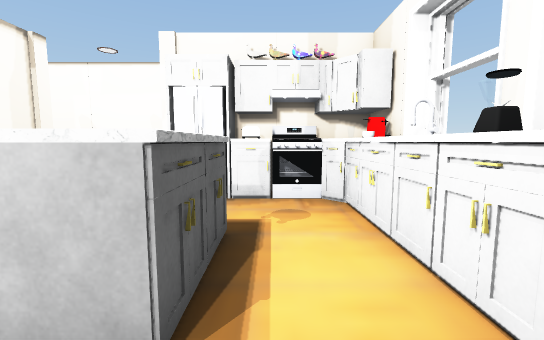
[1] (above)

23 first-person views from a walk through a scene from a Unity 3-D project. The camera is 1.3 m above the floor, tilts 6° down and sees 90° across. The floor is counted in squares, 1 m on a side. Each view is taken from the middle of a square. On the plan, view 1 faces up. The plan holds only what a view shows up to about 13 squares ahead; the rest is blank. The place goes on beyond the plan. Some animated figures are not drawn. Door leaves are left out, so doorways stand open. Some surface patterns are stand-ins.

[2]
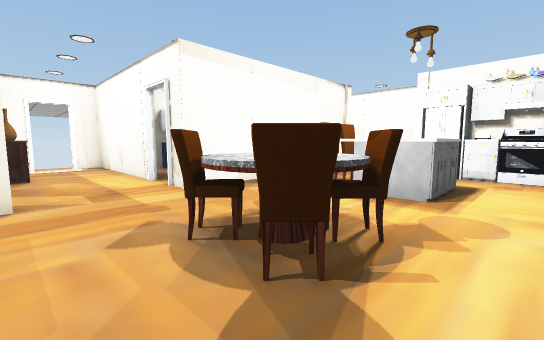

[3]
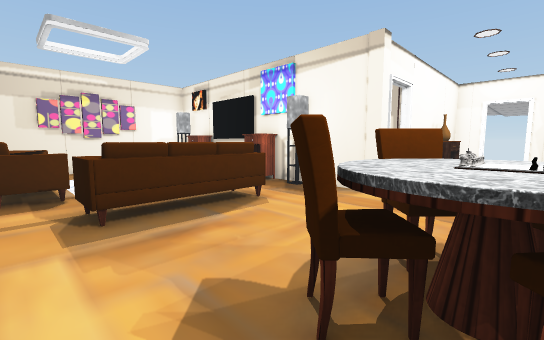

[4]
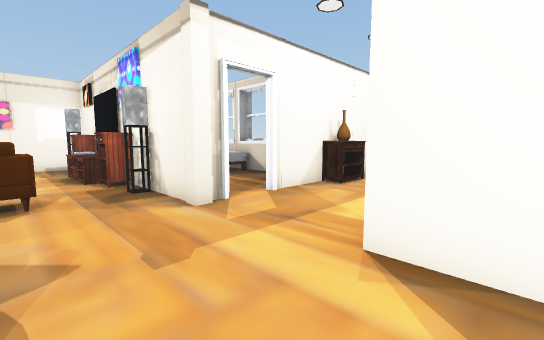

[5]
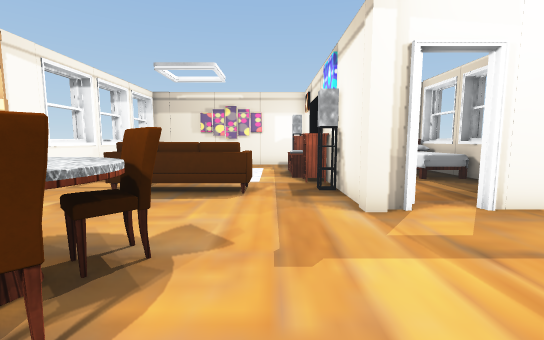

[6]
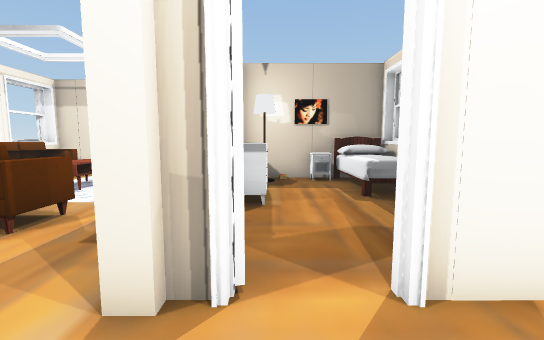

[7]
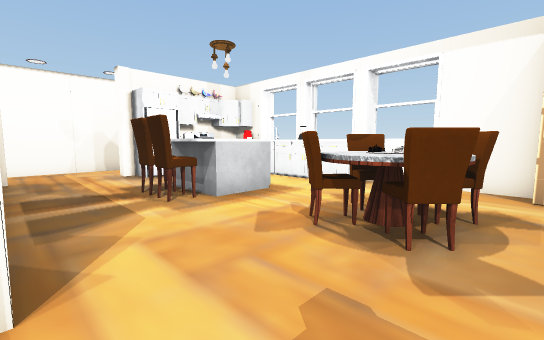

[8]
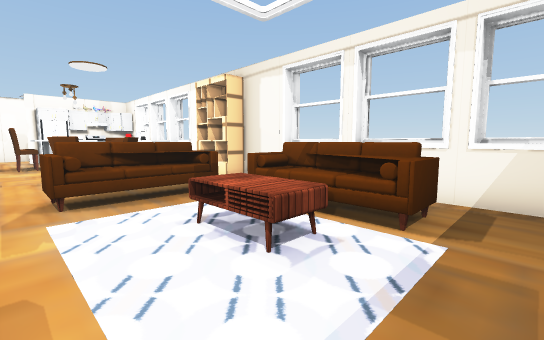

[9]
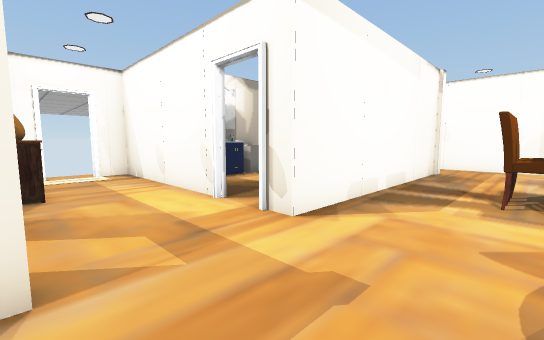

[10]
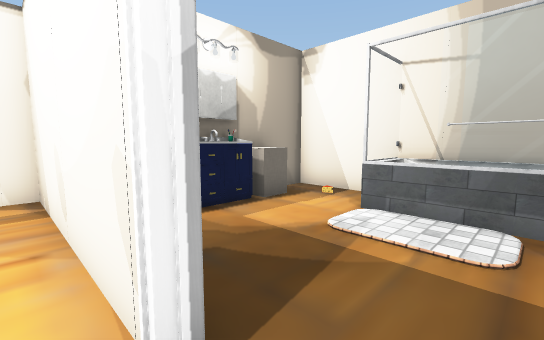

[11]
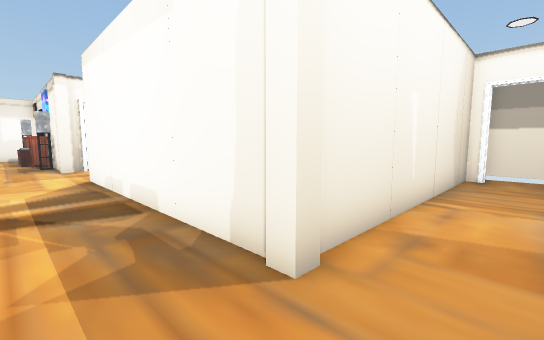

[12]
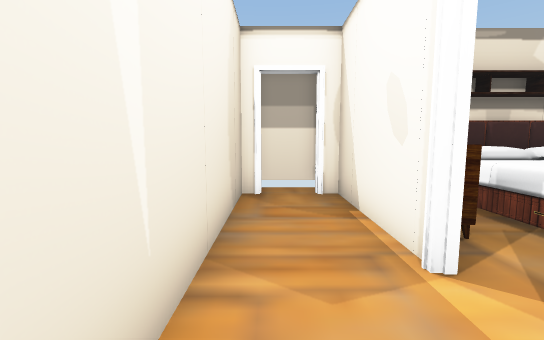

[13]
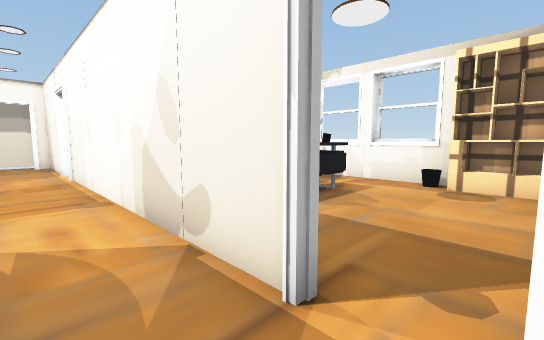

[14]
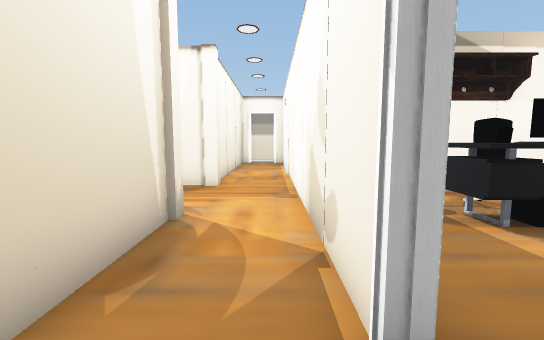

[15]
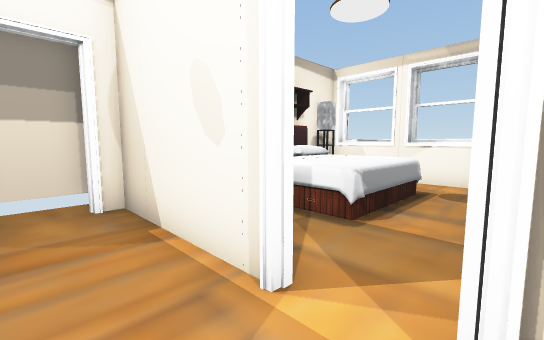

[16]
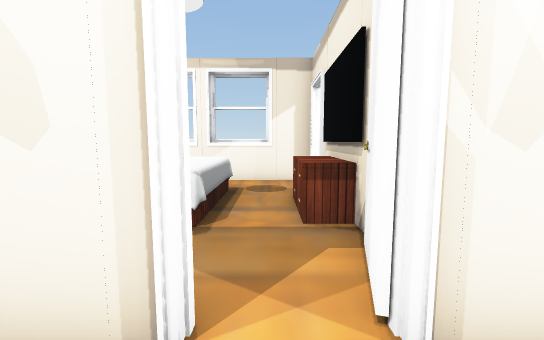

[17]
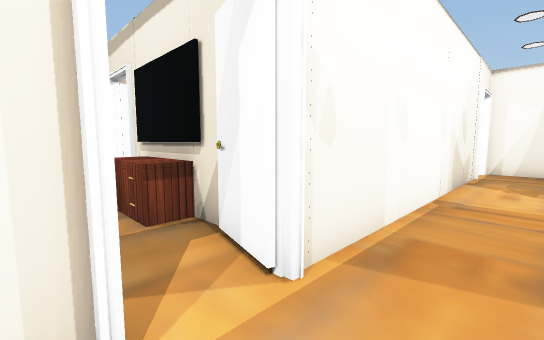

[18]
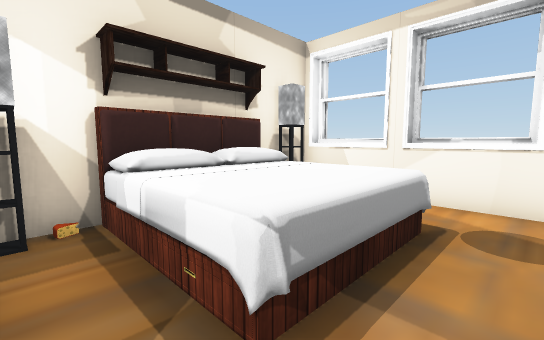

[19]
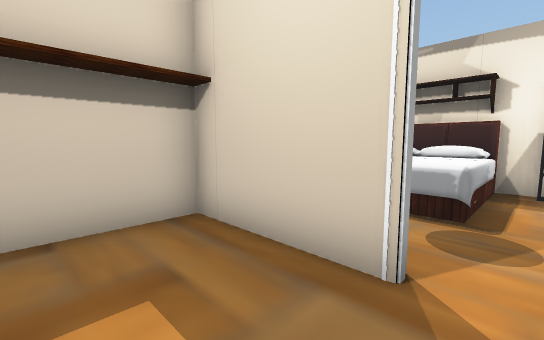

[20]
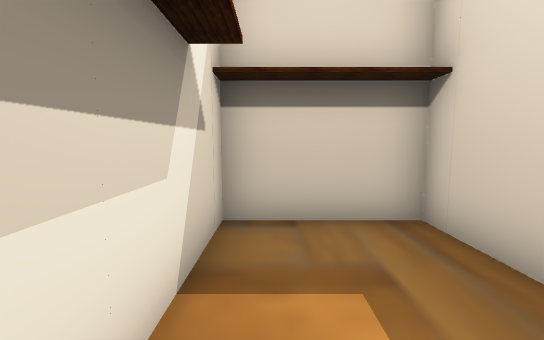

[21]
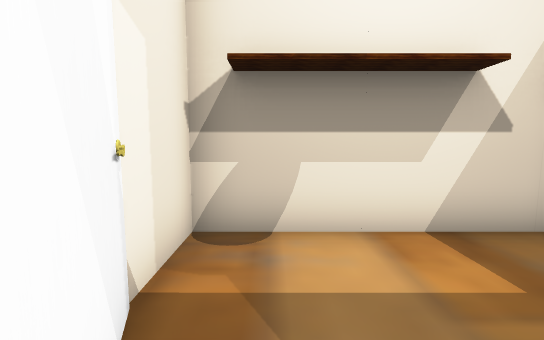

[22]
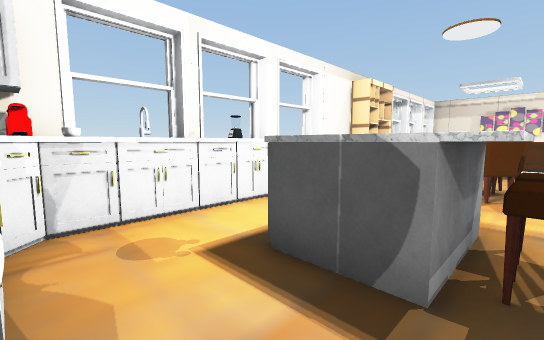

[23]
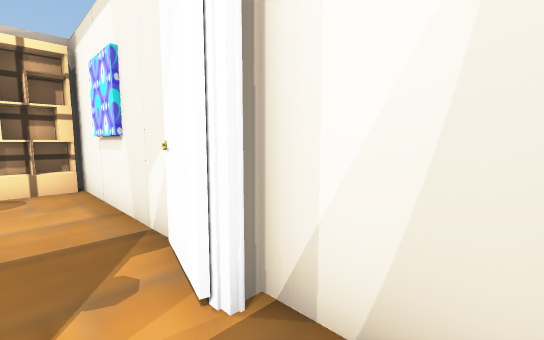

### Floor plan
Points are (right, up) in squares from view 1. A wall is a line through its corners. A room is listed if a view was taken in it or the views show most of it. See-through windows are left out.
Room 1 (views 1, 2, 3, 4, 5, 6, 7, 8, 9, 10, 11, 12, 15, 16, 22)
walls: (-6.4, -1.5) (-6.9, -1.5); (-1.3, -1.9) (-1.3, -2.5); (-5.8, -5.4) (-5.8, -14.6); (-8.1, -1.5) (-10.5, -1.5); (-5.8, -7.2) (-5.3, -7.2) (-5.3, -7.6); (-8.5, -5.1) (-8, -5.1); (1.5, 0.1) (1.5, 1.2); (2.5, -4) (2.5, 0.7); (-2.5, 3.7) (-0.6, 3.7) (-0.6, 1.4) (-1.6, 1.4); (2.8, -1) (2.8, -0.2); (1.5, 2.4) (1.5, 4.6); (-12.4, -1.5) (-14.6, -1.5) (-14.6, -2.6); (2.5, 2.6) (2.5, 3.1); (-10.9, -8.3) (-10.9, -12.8) (-6, -12.8); (-11.2, -8.6) (-11.2, -10); (-0.4, 6.1) (-1, 6.1); (-6, 6.6) (-6, -0.6); (2.8, -10.1) (2.8, -8); (2.5, 5.1) (2.5, 6.1); (-14.4, -5.1) (-9.4, -5.1); (-14.6, -3.9) (-14.6, -4.9); (0.4, 7.1) (-1, 7.1); (-5.5, -14.1) (-5, -14.1); (-11.2, -12) (-11.2, -12.5); (2.8, -12.5) (2.8, -10.5); (2.5, 7.1) (1.4, 7.1); (-10.4, 7.3) (-6.5, 7.3); (-5.8, -15.3) (2.5, -15.3) (2.5, -5.9); (-1.4, 9.7) (-9.3, 9.7); (2.8, -15) (2.8, -13)
ways out: opening at (-0.5, 8.5) to room 2; opening at (-10, 8.5) to room 3; opening at (-8, -1); open door at (-15, -3.5)
objects: other object (-12, -4) to (-11, -4); bed (-10, -12) to (-9, -9); other object (-10, -6) to (-9, -6); other object (-9, -5); other object (-8, -12); other object (-7, -12); dresser (-7, -10) to (-6, -8); other object (-6, -5); other object (-6, -1); other object (-6, 7); other object (-5, -13); other object (-5, -12); other object (-5, -11); other object (-5, -10); other object (-5, -9); chair (-4, 2) to (-3, 2); chair (-4, 3) to (-3, 3); sofa (-3, -8) to (0, -7); chair (-3, -3) to (-2, -3); chair (-3, -1) to (-2, -1); shelf (-3, 2) to (-2, 4); other object (-3, 7); other object (-2, -12) to (-1, -10); other object (-2, 6) to (-2, 7); chair (-1, -3) to (0, -3); chair (-1, -1) to (0, -1); sofa (0, -13) to (1, -9); other object (0, 6); other object (1, 6); shelf (2, -6) to (2, -4); other object (2, 2); other object (2, 5)
Room 2 (views 13, 14, 23)
walls: (0.8, 9.7) (-1.4, 9.7); (2.5, 7.9) (2.5, 9.7) (2, 9.7); (-1.5, 7.3) (0.5, 7.3)
ways out: opening at (-0.5, 8.5) to room 1; opening at (1, 10) to room 4
objects: stove (1, 7)
Room 3 (views 17, 18, 19, 20, 21)
walls: (-8.7, 14.4) (-8.7, 15.1) (-8.5, 15.1) (-8.5, 14.5); (-8.5, 11.6) (-5.2, 11.6) (-5.2, 17.1) (-7, 17.1); (-10.5, 9.7) (-11.5, 9.7); (-9.3, 9.7) (-8.9, 11.2); (-8.6, 17.1) (-14.8, 17.1) (-14.8, 15.1); (-10, 17.4) (-12.1, 17.4); (-13.4, 9.7) (-14.8, 9.7) (-14.8, 9); (-14.8, 12.1) (-14.8, 10.9); (-7.1, 17) (-8.6, 16.5) (-8.9, 16.5); (-12.6, 17.4) (-14.6, 17.4); (-14.3, 16.5) (-14.3, 16); (-14.8, 7.8) (-14.8, 7.3) (-10.4, 7.3)
ways out: opening at (-10, 8.5) to room 1; open door at (-15, 8.5)
objects: bed (-14, 12) to (-11, 15); dresser (-13, 10) to (-12, 11); other object (-9, 12) to (-9, 13); TV (-9, 14)
Room 4 (no view inside)
walls: (0.1, 17.1) (-4.5, 17.1); (-0.3, 17.4) (-2.3, 17.4); (-2.9, 17.4) (-4.1, 17.4); (2.5, 11.5) (2.5, 17.3); (-5, 16.1) (-5, 13.5); (2, 9.7) (2.4, 11.2)
ways out: opening at (1, 10) to room 2
objects: other object (-4, 12) to (-2, 15); other object (-4, 16); shelf (1, 16) to (2, 17)

Positions as (right, up) in squares from view 1, and headings:
1: (0, 0), facing up
2: (1, -5), facing up-left
3: (1, -2), facing down-left
4: (-3, 0), facing down-left
5: (-4, 0), facing down
6: (-7, -3), facing down
7: (-6, -4), facing up-right
8: (-4, -14), facing up-right
9: (-3, -5), facing up-left
10: (-7, -2), facing up-left
11: (-4, 9), facing down-left
12: (-8, 8), facing left
13: (2, 8), facing up-left
14: (2, 9), facing left
15: (-9, 8), facing up-left
16: (-10, 8), facing up
17: (-11, 8), facing up-right
18: (-10, 11), facing up-left
19: (-6, 16), facing down-left
20: (-6, 16), facing down
21: (-9, 16), facing right
22: (-3, 6), facing down-right
23: (1, 8), facing up-right
